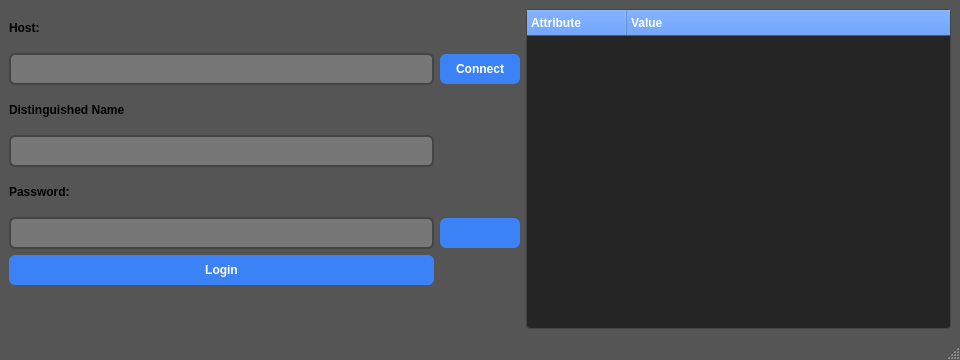
<?xml version="1.0" encoding="UTF-8"?>
<ui version="4.0">
 <class>LdapAuthenticator</class>
 <widget class="QMainWindow" name="LdapAuthenticator">
  <property name="geometry">
   <rect>
    <x>0</x>
    <y>0</y>
    <width>960</width>
    <height>360</height>
   </rect>
  </property>
  <property name="minimumSize">
   <size>
    <width>768</width>
    <height>288</height>
   </size>
  </property>
  <property name="maximumSize">
   <size>
    <width>1200</width>
    <height>450</height>
   </size>
  </property>
  <property name="windowTitle">
   <string>LDAP Authenticator</string>
  </property>
  <property name="styleSheet">
   <string>
/* Main window background: Dark Gray */
QMainWindow {
    background: #555555;              /* deep dark gray background */
    font-family: &quot;Segoe UI&quot;, Roboto, Arial, sans-serif;
    font-size: 14px;
    color: #E0E0E0;                   /* very light gray text */
}

/* Input Fields */
QLineEdit {
    background: #777777;              /* darker input background */
    border: 2px solid #444444;
    border-radius: 6px;
    padding: 6px;
    color: #E0E0E0;
}
QLineEdit:focus {
    border-color: #5DADE2;
}

/* Buttons */
QPushButton {
    background-color: #3B82F6;        /* strong blue button */
    color: #FFFFFF;
    border-radius: 6px;
    padding: 8px 16px;
}
QPushButton:hover {
    background-color: #60A5FA;        /* lighter on hover */
}
QPushButton:pressed {
    background-color: #2563EB;        /* deeper blue when pressed */
}

/* Tree Widget */
QTreeWidget {
    background-color: #252525;        /* slightly lighter than main window */
    border: 1px solid #444444;
    border-radius: 4px;
    color: #E0E0E0;
}
QHeaderView::section {
    background-color: #3B82F6;
    color: #FFFFFF;
    padding: 4px;
    font-weight: bold;
}
QTreeWidget::item:nth-of-type(odd) {
    background: #2F2F2F;
}
QTreeWidget::item:selected {
    background-color: #60A5FA;
    color: #FFFFFF;
}
</string>
  </property>
  <widget class="QWidget" name="centralwidget">
   <layout class="QGridLayout" name="gridLayout">
    <item row="1" column="0">
     <widget class="QLineEdit" name="lineEditHost">
      <property name="font">
       <font>
        <bold>true</bold>
       </font>
      </property>
     </widget>
    </item>
    <item row="1" column="1">
     <widget class="QPushButton" name="pushButtonConnect">
      <property name="font">
       <font>
        <bold>true</bold>
       </font>
      </property>
      <property name="text">
       <string>Connect</string>
      </property>
     </widget>
    </item>
    <item row="6" column="0">
     <widget class="QPushButton" name="pushButtonLogin">
      <property name="font">
       <font>
        <bold>true</bold>
       </font>
      </property>
      <property name="text">
       <string>Login</string>
      </property>
      <property name="autoDefault">
       <bool>true</bool>
      </property>
      <property name="default">
       <bool>true</bool>
      </property>
     </widget>
    </item>
    <item row="3" column="0">
     <widget class="QLineEdit" name="lineEditDN">
      <property name="font">
       <font>
        <bold>true</bold>
       </font>
      </property>
     </widget>
    </item>
    <item row="5" column="1">
     <widget class="QPushButton" name="pushButtonEye">
      <property name="text">
       <string/>
      </property>
     </widget>
    </item>
    <item row="4" column="0">
     <widget class="QLabel" name="labelPassword">
      <property name="font">
       <font>
        <bold>true</bold>
       </font>
      </property>
      <property name="text">
       <string>Password:</string>
      </property>
     </widget>
    </item>
    <item row="5" column="0">
     <widget class="QLineEdit" name="lineEditPassword">
      <property name="font">
       <font>
        <bold>true</bold>
       </font>
      </property>
      <property name="echoMode">
       <enum>QLineEdit::EchoMode::Password</enum>
      </property>
     </widget>
    </item>
    <item row="2" column="0">
     <widget class="QLabel" name="labelDN">
      <property name="font">
       <font>
        <italic>false</italic>
        <bold>true</bold>
       </font>
      </property>
      <property name="text">
       <string>Distinguished Name</string>
      </property>
     </widget>
    </item>
    <item row="7" column="0">
     <widget class="QLabel" name="labelStatus">
      <property name="text">
       <string/>
      </property>
     </widget>
    </item>
    <item row="0" column="0">
     <widget class="QLabel" name="labelHost">
      <property name="font">
       <font>
        <bold>true</bold>
       </font>
      </property>
      <property name="text">
       <string>Host:</string>
      </property>
     </widget>
    </item>
    <item row="0" column="2" rowspan="8">
     <widget class="QTreeWidget" name="treeWidgetAttributes">
      <column>
       <property name="text">
        <string>Attribute</string>
       </property>
      </column>
      <column>
       <property name="text">
        <string>Value</string>
       </property>
      </column>
     </widget>
    </item>
   </layout>
  </widget>
  <widget class="QMenuBar" name="menubar">
   <property name="geometry">
    <rect>
     <x>0</x>
     <y>0</y>
     <width>960</width>
     <height>25</height>
    </rect>
   </property>
  </widget>
  <widget class="QStatusBar" name="statusbar"/>
 </widget>
 <resources/>
 <connections/>
</ui>
